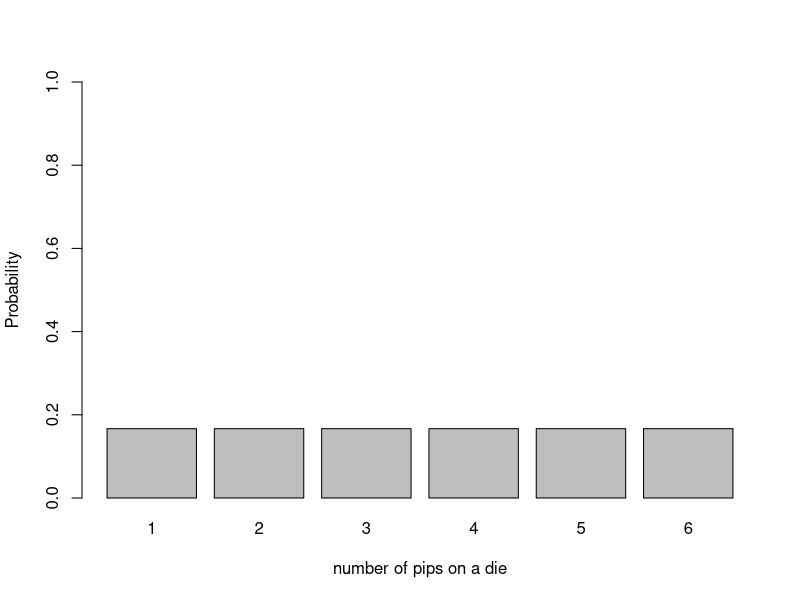
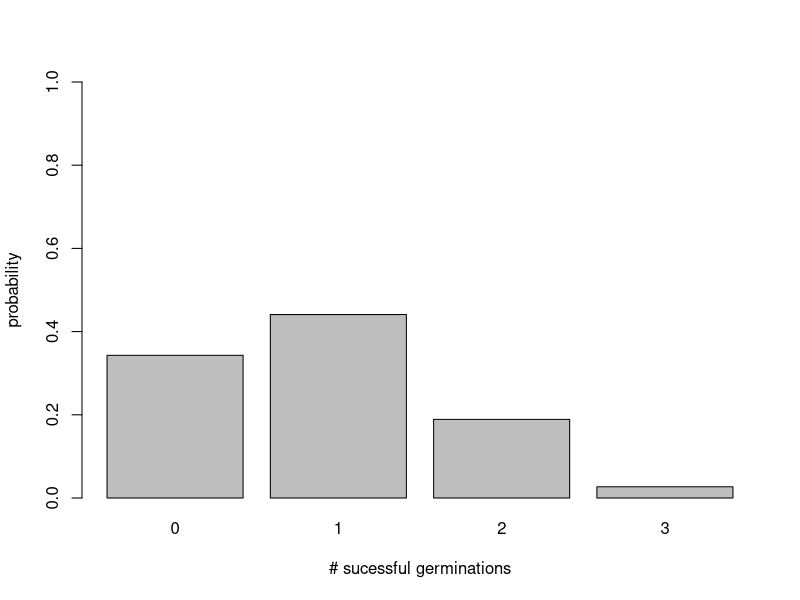
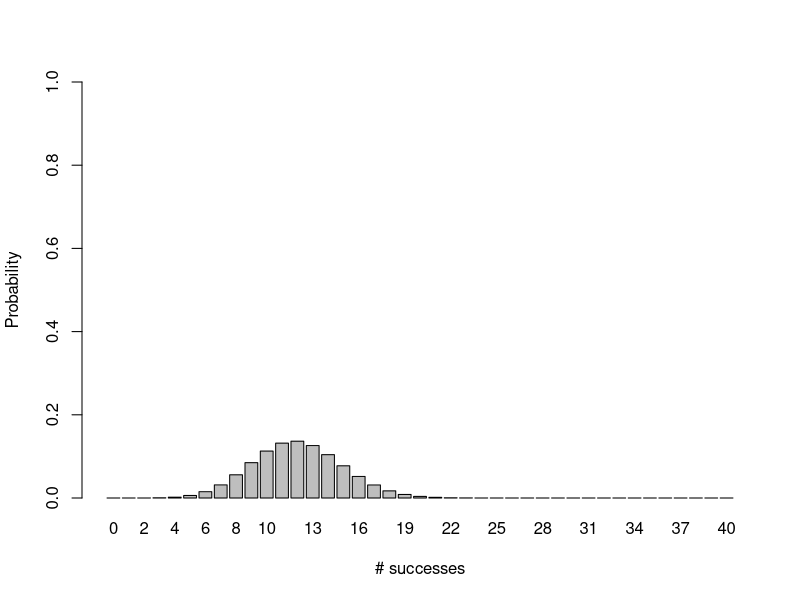
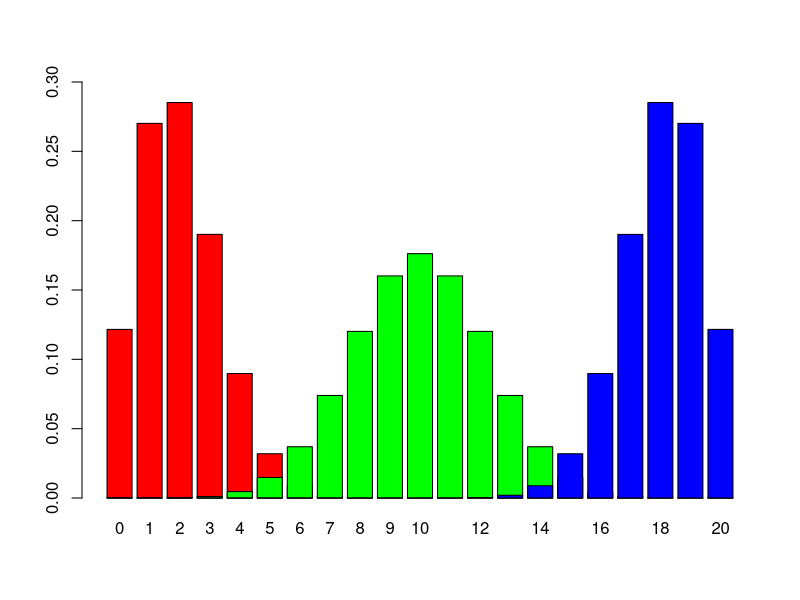
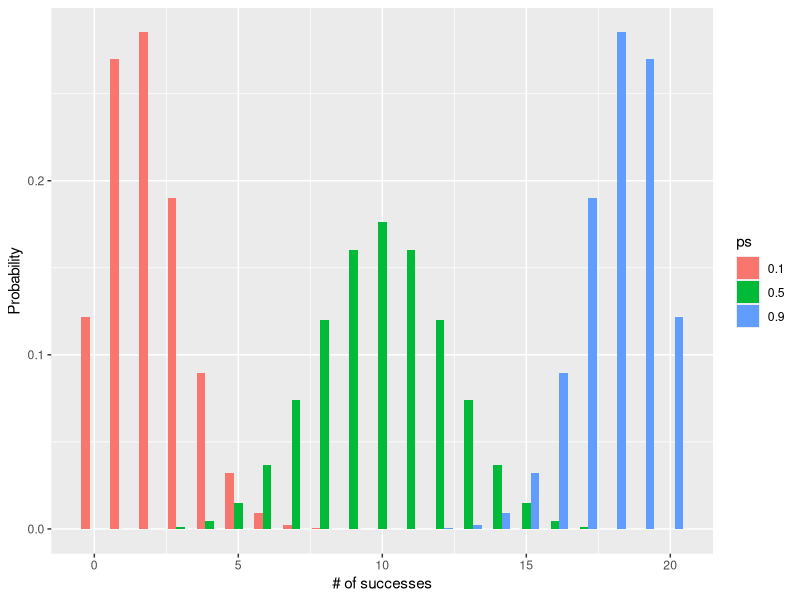
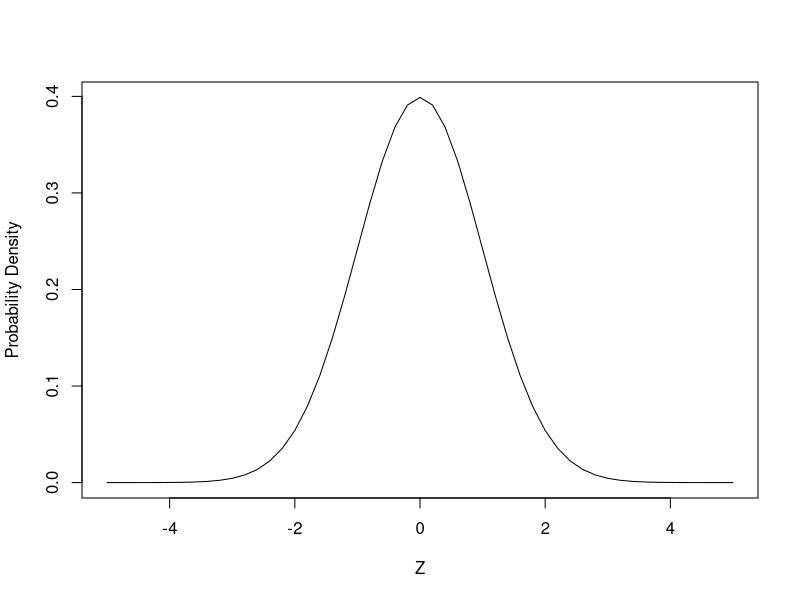
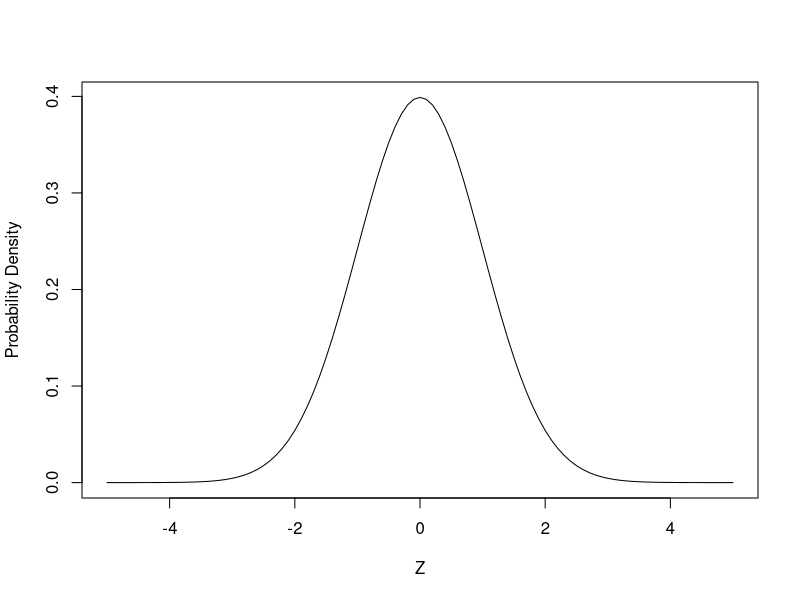
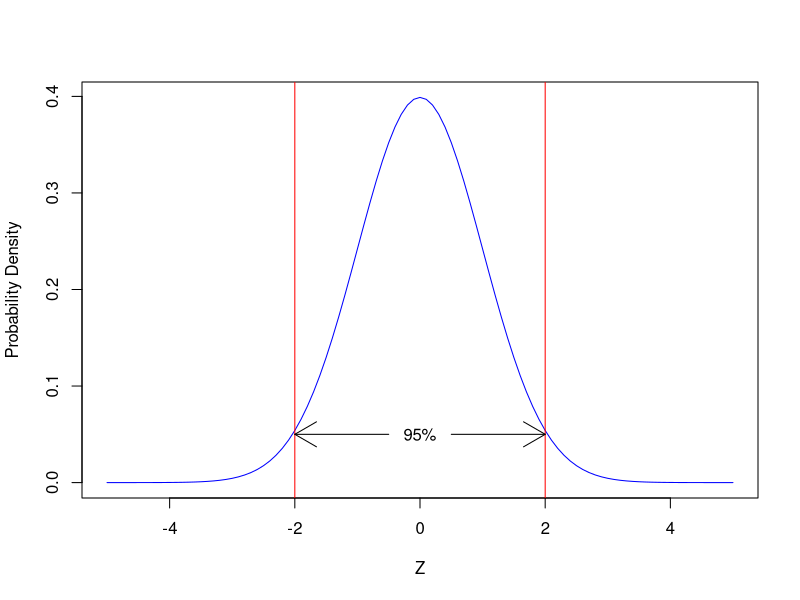

R code for these plots, in order:
## ---- chunk 1
#die
dunif(5, min = 0, max = 6)
#Naming arguments can be helpful, but you don't have to do it if you supply them in the same order as in the helpfile
dunif(5, 0, 6)
1/6
## ---- chunk 2
#proability of rolling 1 through 4
punif(4, min = 0, max = 6, lower.tail = TRUE)

#probability of rolling greater than 4
punif(4, min = 0, max = 6, lower.tail = FALSE)
## ---- chunk 3
#make a vector of heights
(probs <- dunif(1:6, min = 0, max = 6))  #parentheses make it show the result AND assign to object
barplot(height = probs, 
        names.arg = 1:6,         #add names.arg to get x-axis labels
        ylim = c(0,1),           #xlim and ylim change the range of the axes.  
        ylab = "Probability",
        xlab = "number of pips on a die")
## ---- chunk 4
dbinom(x = 5, size = 10, prob = 0.5)

## ---- chunk 5
p <- 0.30
n <- 3
x <- 0:3

(probs <- dbinom(0:3, n, p))

barplot(height = probs, names.arg = 0:3,
        xlab = "# sucessful germinations",
        ylab = "probability",
        ylim = c(0,1))
## ---- chunk 6
p = 0.3
n = 40

x = 0:n
probs <- dbinom(x, n, p)
barplot(probs, names.arg = x, ylim = c(0,1),
        ylab = "Probability",
        xlab = "# successes")
## ---- chunk 7
n = 20
x = 0:n
p1 <- dbinom(x, n, 0.1)
p2 <- dbinom(x, n, 0.5)
p3 <- dbinom(x, n, 0.9)

#add = argument allows overplotting.  Not perfect because green bars cover red bars and blue covers green not side-by side.
#gold star for anyone who figures out how to do this correctly!
barplot(p1, col = "red", ylim = c(0, 0.3), names.arg = 0:n)
barplot(p2, col = "green", add = TRUE, axes = FALSE)
barplot(p3, col = "blue", add = TRUE, axes = FALSE)

###ggplot2 way.  To run this, you might need to install ggplot2 using install.packages("ggplot2")


df <- data.frame(probs = c(p1, p2, p3), #one column is all the calculated probabilities
                 ps = rep(c("0.1", "0.5", "0.9"), each = 21), #one column is the probabilities of success
                 xs = rep(0:20, 3)) #one column is just 0 - number of trials to be used as the x-axis

library(ggplot2)
ggplot(df) +
  geom_col(aes(y = probs, x = xs, fill = ps), position = "dodge") +
  #position = "dodge" makes the bars not overlap,
  #fill = makes it color code by that variable
  xlab("# of successes") +
  ylab("Probability")
## ---- chunk 8
#prob of 5 aces out of 5 draws (with replacement)

n = 5
p = 4/52
x = 5
dbinom(x, n, p)
## ---- chunk 9
#P[X = x] is always 0
dnorm(1)
#doesn't work like expected!  Don't use dnorm!
## ---- chunk 10
pnorm(2) #only lower tail, not between. Draw on board
pnorm(2) - pnorm(-2) #subtract the lower bit
## ---- chunk 11
xvals <- seq(-5, 5, 0.2) #just a sequence of x values to get probabilities for
plot(x = xvals, y = dnorm(xvals),
     ylab = "Probability Density",
     xlab = "Z",
     type = "l") #line plot instead of points
## ---- chunk 12
curve(dnorm(x), from = -5, to = 5,
      ylab = "Probability Density",
      xlab = "Z")
#could also use add = TRUE to overlay ontop of scatter plot
## ---- chunk 13
curve(dnorm(x), from = -5, to = 5,
      ylab = "Probability Density",
      xlab = "Z",
      col = "blue")
abline(v = -2, col = "red")
abline(v = 2, col = "red")
text(x = 0, y = 0.05, labels = "95%")
arrows(x0 = c(-0.5, 0.5), y0 = c(0.05, 0.05), x1 = c(-2, 2), y1 = c(0.05, 0.05))
## ---- chunk 14
ToothGrowth
str(ToothGrowth)
## ---- chunk 15
(mu <- mean(ToothGrowth$len))
(s <- sd(ToothGrowth$len))
(n <- length(ToothGrowth$len))
(sem <- s / sqrt(n)) 

SEM <- function(x){
  sd(x)/sqrt(length(x))
}
## ---- chunk 16
conf.lower<-mu + 1.96*SEM(ToothGrowth$len)
conf.upper<-mu - 1.96*SEM(ToothGrowth$len)
## ---- chunk 17
t.95 <- t.test(ToothGrowth$len)

#objects created by t.test have a bunch of things in them.  You can see what's there with names()
names(t.95)
#or with autocomplete after typing t.95$

as.numeric(round(t.95$conf.int, 1))

upper <- t.95$conf.int[1]
lower <- t.95$conf.int[2]
## ---- chunk 18
#probably not a good idea to overwrite built-in data, but I'm doing it here for simplicity
ToothGrowth$dose <- as.factor(ToothGrowth$dose)

low <- subset(ToothGrowth, dose == 0.5)
mid <- subset(ToothGrowth, dose == 1)
high <- subset(ToothGrowth, dose == 2)

means <- c(mean(low$len), mean(mid$len), mean(high$len))
SEM <- function(x){
  sd(x)/sqrt(length(x))
}
SEMs <- c(SEM(low$len), SEM(mid$len), SEM(high$len))
means
SEMs
## ---- chunk 19
library(tidyverse)
Tooth.Summary <- ToothGrowth %>% 
  group_by(dose) %>% 
  summarise(mean.len = mean(len), SEM.len = sd(len)/sqrt(length(len)))
Tooth.Summary
## ---- chunk 20
barplot(means, names.arg = levels(ToothGrowth$dose),
        ylab = "odontoblast length (nm)",
        xlab = "vitamin C dose (mg/day)")

###OR###
# barplot(Tooth.Summary$mean.len, names.arg = Tooth.Summary$dose,
#         ylab = "odontoblast length (nm)",
#         xlab = "vitamin C dose (mg/day)")
## ---- chunk 21
barCenters <- barplot(means, names.arg = levels(ToothGrowth$dose),
        ylab = "odontoblast length (nm)",
        xlab = "vitamin C dose (mg/day)",
        ylim = c(0, max(means) + max(SEMs)))
barCenters
arrows(barCenters, means - SEMs, barCenters, means + SEMs, angle = 90, code = 3)

## ---- chunk 22
low.ci <- as.numeric(t.test(low$len)$conf.int)
mid.ci <- as.numeric(t.test(mid$len)$conf.int)
high.ci <- as.numeric(t.test(high$len)$conf.int)

CIs <- as.data.frame(rbind(low.ci, mid.ci, high.ci))

barCenters <- barplot(means, names.arg = levels(ToothGrowth$dose),
        ylab = "odontoblast length (nm)",
        xlab = "vitamin C dose (mg/day)",
        ylim = c(0, max(CIs)))
barCenters
arrows(barCenters, CIs$V1, barCenters, CIs$V2, angle = 90, code = 3)
